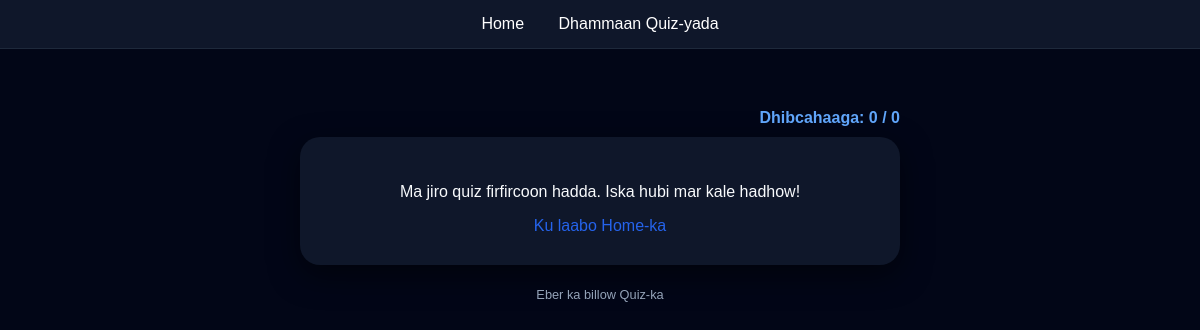
/quiz/, run on an earlier commit of the app's database.
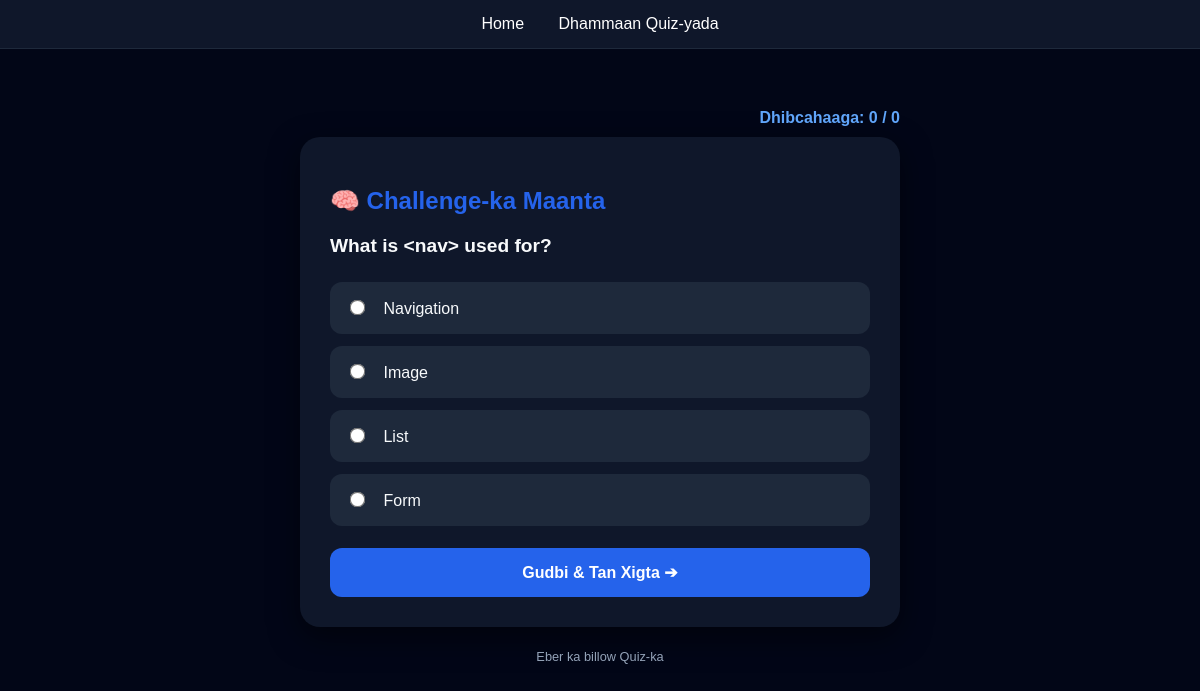
And on a later commit of the database.
### core/models.py (models this page shows, shortened)
class Quiz(models.Model):
    question = models.CharField(max_length=500)
    option1 = models.CharField(max_length=255)
    option2 = models.CharField(max_length=255)
    option3 = models.CharField(max_length=255)
    option4 = models.CharField(max_length=255)
    correct_answer = models.CharField(max_length=255)
    is_active = models.BooleanField(default=True)
    created_at = models.DateTimeField(auto_now_add=True)
    class Meta:
        verbose_name_plural = "Quizzes"

### core/views.py (the view)
# urls.py: path('quiz/', views.quiz_page, name='quiz_page'),
def quiz_page(request):
    quizzes = Quiz.objects.filter(is_active=True)
    quiz = random.choice(quizzes) if quizzes.exists() else None
    score = request.session.get('quiz_score', 0)
    total = request.session.get('quiz_total', 0)
    return render(request, 'core/quiz.html', {
        'quiz': quiz,
        'score': score,
        'total': total
    })

### core/templates/core/quiz.html (shortened to what this page needs)
<!DOCTYPE html>
<html lang="en">
<head>
</head>
<body>
<div class="nav">
    <a href="/">Home</a>
    <a href="/quiz/">Dhammaan Quiz-yada</a>
</div>
<div class="container">
    <div style="text-align: right; margin-bottom: 10px; color: #60a5fa;">
        <b>Dhibcahaaga: {{ score }} / {{ total }}</b>
    </div>
    {% if quiz %}
    <div class="quiz-card">
        <h2 style="color: var(--primary);">🧠 Challenge-ka Maanta</h2>
        <p style="font-size: 1.2rem; margin-bottom: 25px;"><b>{{ quiz.question }}</b></p>
        <form method="POST" action="{% url 'submit_quiz' %}">
            <label class="option-label">
                <input type="radio" name="answer" value="{{ quiz.option1 }}" required> {{ quiz.option1 }}
            </label>
            <label class="option-label">
                <input type="radio" name="answer" value="{{ quiz.option2 }}"> {{ quiz.option2 }}
            </label>
            <label class="option-label">
                <input type="radio" name="answer" value="{{ quiz.option3 }}"> {{ quiz.option3 }}
            </label>
            <label class="option-label">
                <input type="radio" name="answer" value="{{ quiz.option4 }}"> {{ quiz.option4 }}
            </label>
            <button type="submit" class="btn">Gudbi & Tan Xigta ➔</button>
        </form>
    </div>
    {% else %}
        <div class="quiz-card" style="text-align: center;">
            <p>Ma jiro quiz firfircoon hadda. Iska hubi mar kale hadhow!</p>
            <a href="/" style="color: var(--primary); text-decoration: none;">Ku laabo Home-ka</a>
        </div>
    {% endif %}
    <div style="text-align: center; margin-top: 20px;">
        <a href="{% url 'reset_quiz' %}" style="color: #94a3b8; text-decoration: none; font-size: 0.8rem;">Eber ka billow Quiz-ka</a>
    </div>
</div>
</body>
</html>

What changed in the data, as far as the page shows it:
added Quiz: question "What is <nav> used for?", option1 "Navigation", option2 "Image", option3 "List", option4 "Form"
Also different on the page:
form field answer: (not shown) → "☐ Navigation"
form field answer: (not shown) → "☐ Image"
form field answer: (not shown) → "☐ List"
form field answer: (not shown) → "☐ Form"
text no longer shown: "Ma jiro quiz firfircoon hadda. Iska hubi mar kale hadhow! Ku laabo Home-ka"
text now shown: "🧠 Challenge-ka Maanta Gudbi & Tan Xigta ➔"
